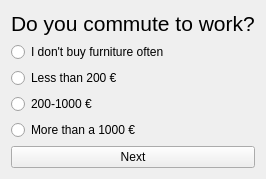
                  <widget class="QWidget" name="tab_15">
                   <attribute name="title">
                    <string>Question 2</string>
                   </attribute>
                   <layout class="QGridLayout" name="gridLayout_7">
                    <item row="0" column="0">
                     <layout class="QVBoxLayout" name="verticalLayout_7">
                      <item>
                       <widget class="QLabel" name="label_24">
                        <property name="text">
                         <string>&lt;html&gt;&lt;head/&gt;&lt;body&gt;&lt;p&gt;&lt;span style=&quot; font-size:16pt;&quot;&gt;Do you commute to work?&lt;/span&gt;&lt;/p&gt;&lt;/body&gt;&lt;/html&gt;</string>
                        </property>
                       </widget>
                      </item>
                      <item>
                       <widget class="QRadioButton" name="radio1_4">
                        <property name="text">
                         <string>I don't buy furniture often</string>
                        </property>
                       </widget>
                      </item>
                      <item>
                       <widget class="QRadioButton" name="radio2_4">
                        <property name="text">
                         <string>Less than 200 €</string>
                        </property>
                       </widget>
                      </item>
                      <item>
                       <widget class="QRadioButton" name="radio3_4">
                        <property name="text">
                         <string>200-1000 €</string>
                        </property>
                       </widget>
                      </item>
                      <item>
                       <widget class="QRadioButton" name="radio4_4">
                        <property name="text">
                         <string>More than a 1000 €</string>
                        </property>
                       </widget>
                      </item>
                      <item>
                       <widget class="QPushButton" name="buttonNextTransport2">
                        <property name="text">
                         <string>Next</string>
                        </property>
                       </widget>
                      </item>
                     </layout>
                    </item>
                   </layout>
                  </widget>
